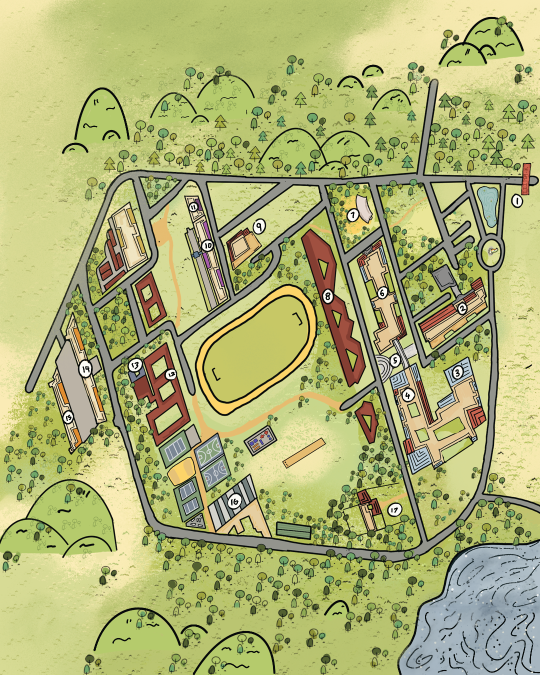
#> input picture IIITDM.png, 1080 x 1350 px (shown at 1/2 size)
$ python -i Mapload.py   (imports and definitions only)
#> lines starting #> are read from the running program, lines starting #| are printed output that depends on the picture; after the words box and inside, x2 and y2 are one past the last pixel; in counts of white or black regions, pixels touching at a corner belong together
import numpy as np
from PIL import Image
from scipy import ndimage
from collections import deque

CELL = 4                                   # pixels per grid cell

# landmark number -> (name, pixel x, pixel y) on IIITDM.png
LANDMARKS = {
    '1':  ('Main',           1033, 403),
    '2':  ('Admin',           925, 617),
    '3':  ('Laboratory',      914, 745),
    '4':  ('Library',         817, 791),
    '5':  ('Skybridge',       790, 720),
    '6':  ('Academics',       765, 585),
    '7':  ('OAT',             705, 430),
    '8':  ('PEMS',            656, 593),
    '9':  ('Akshaya',         518, 453),
    '10': ('Jasmine',         415, 490),
    '11': ('Jasmine Annex',   387, 413),
    '12': ('Banyan',          343, 748),
    '13': ('Ultimate Store',  270, 731),
    '14': ('Ashwatha',        170, 738),
    '15': ('Ashoka',          135, 832),
    '16': ('Arjuna',          468, 1002),
    '17': ('Cafeteria',       790, 1020),
}

LAKE = (860, 1110, 1080, 1350)             # x1, y1, x2, y2 in pixels: blocked (water touches the road)


def loadMap(imgPath="IIITDM.png"):
#> called with imgPath = 'IIITDM.png'
    img = Image.open(imgPath).convert("RGB")
#> img is the input picture: PIL image 1080x1350 RGB; mean R, G, B 173.4, 177.5, 117.3
    a = np.array(img).astype(int)
    r, g, b = a[..., 0], a[..., 1], a[..., 2]
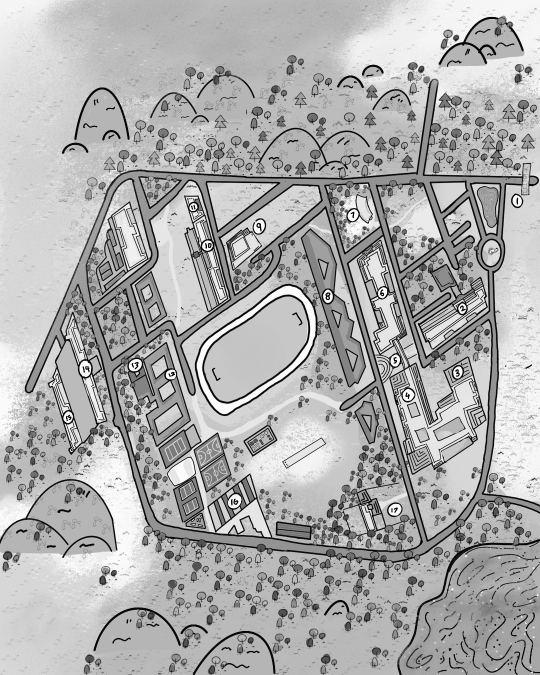
#> r: shape (1350, 1080) int64 (shown at 1/2 size); min 4, max 253, mean 173.4
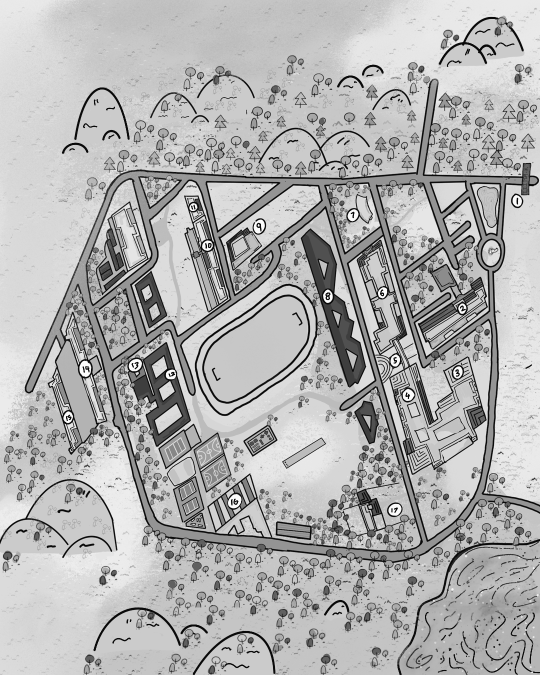
#> g: shape (1350, 1080) int64 (shown at 1/2 size); min 9, max 252, mean 177.5
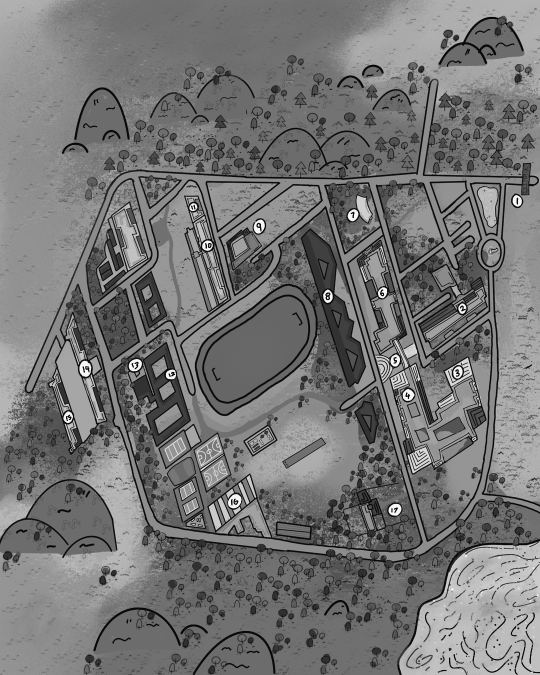
#> b: shape (1350, 1080) int64 (shown at 1/2 size); min 9, max 251, mean 117.3

    # 1. road fill colour at full resolution (mid grey, low saturation)
    road = (abs(r - g) < 12) & (abs(g - b) < 18) & (r > 100) & (r < 165)
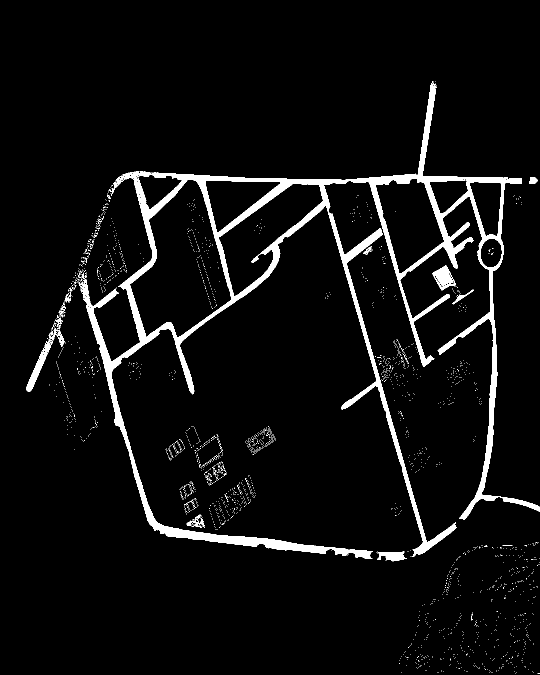
#> road: shape (1350, 1080) bool (shown at 1/2 size); 5.1% white; 2601 white regions (2584 under 20 px), largest, box (x1, y1, x2, y2) and area: (157, 166, 1080, 1118) 65641, (53, 678, 107, 784) 1235, (864, 531, 912, 581) 1173
    x1, y1, x2, y2 = LAKE
    road[y1:y2, x1:x2] = False
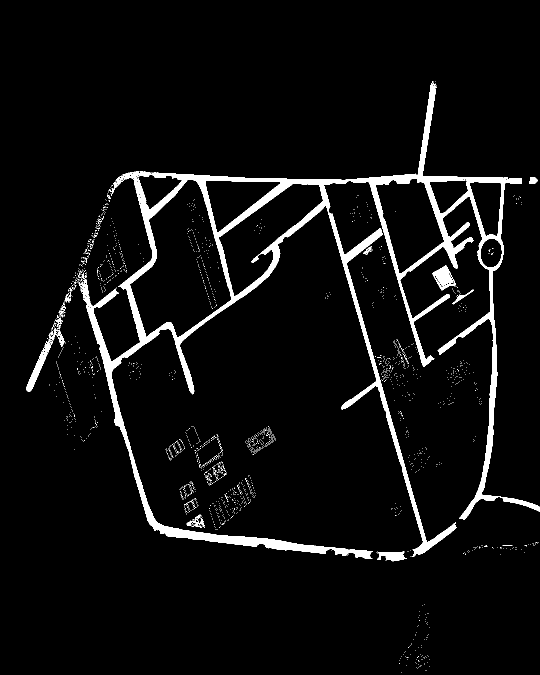
#> road: shape (1350, 1080) bool (shown at 1/2 size); 5.1% white; 2180 white regions (2163 under 20 px), largest, box (x1, y1, x2, y2) and area: (157, 166, 1080, 1118) 65641, (53, 678, 107, 784) 1235, (864, 531, 912, 581) 1173

    # 2. the grey fill is only ~10px wide, so grow it to cover the black road outlines,
    #    then keep only the biggest connected piece (drops roofs, courts, speckle)
    road = ndimage.binary_dilation(road, structure=ndimage.generate_binary_structure(2, 1), iterations=5)
#> road: shape (1350, 1080) bool; 13.5% white; 70 white regions, largest, box (x1, y1, x2, y2) and area: (48, 158, 1080, 1128) 159510, (366, 847, 458, 976) 4998, (189, 432, 259, 591) 3845
    lab, n = ndimage.label(road)
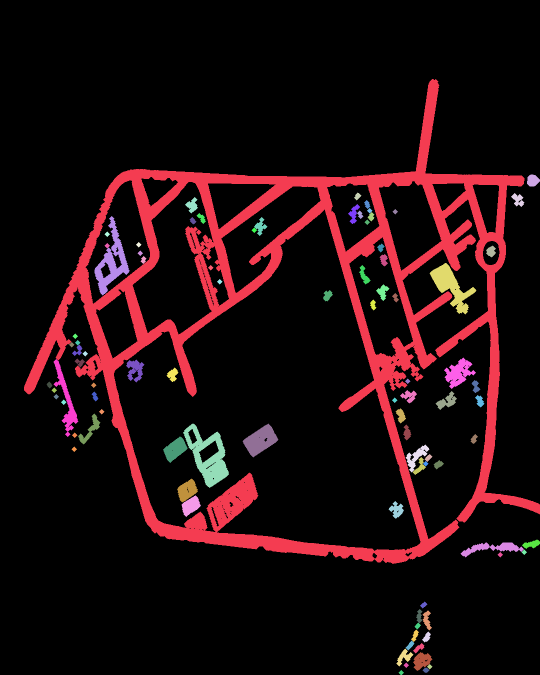
#> lab: shape (1350, 1080) int32 (shown at 1/2 size); 92 distinct labels, from 0 to 91; one colour per label, 0 black
#> n = 91
    sizes = ndimage.sum(road, lab, range(1, n + 1))
#> sizes = 91 values, max 155708 at index 0, min 60 at index 90, mean 2161.8
    road = lab == (1 + int(np.argmax(sizes)))
#> road: shape (1350, 1080) bool; 10.7% white; 1 white region, box (x1, y1, x2, y2) and area: (48, 158, 1080, 1128) 155708

    # 3. downscale: a cell is road when most of its pixels are road
    H, W = road.shape
#> H = 1350; W = 1080
    rows, cols = H // CELL, W // CELL
#> rows = 337; cols = 270
    blocks = road[:rows * CELL, :cols * CELL].reshape(rows, CELL, cols, CELL).mean(axis=(1, 3))
    cell = blocks > 0.5
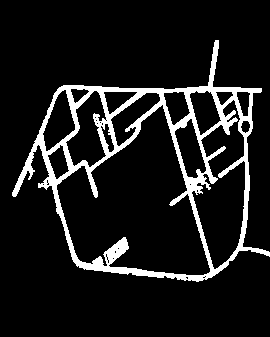
#> cell: shape (337, 270) bool; 10.6% white; 1 white region, box (x1, y1, x2, y2) and area: (12, 40, 270, 282) 9602

    _map = [['path' if cell[i, j] else 'wall' for j in range(cols)] for i in range(rows)]
    return _map, rows, cols


def snap(_map, rows, cols, start):
    """Nearest 'path' cell to start (BFS through any cell). start is (row, col)."""
    q = deque([start]); seen = {start}
    while q:
        cur = q.popleft()
        if _map[cur[0]][cur[1]] == 'path':
            return cur
        for dr, dc in [(-1, 0), (1, 0), (0, -1), (0, 1)]:
            n = (cur[0] + dr, cur[1] + dc)
            if 0 <= n[0] < rows and 0 <= n[1] < cols and n not in seen:
                seen.add(n); q.append(n)


def buildEntries(_map, rows, cols):
    """number -> [(row, col)] on a road cell, plus how many cells each had to move."""
    entries, moved = {}, {}
    for k, (name, x, y) in LANDMARKS.items():
        c0 = (min(y // CELL, rows - 1), min(x // CELL, cols - 1))
        c1 = snap(_map, rows, cols, c0)
        entries[k] = [c1]
        moved[k] = abs(c1[0] - c0[0]) + abs(c1[1] - c0[1])
    return entries, moved


def reachable(_map, rows, cols, start):
    q = deque([start]); seen = {start}
    while q:
        cur = q.popleft()
        for dr, dc in [(-1, 0), (1, 0), (0, -1), (0, 1)]:
            n = (cur[0] + dr, cur[1] + dc)
            if 0 <= n[0] < rows and 0 <= n[1] < cols and n not in seen and _map[n[0]][n[1]] == 'path':
                seen.add(n); q.append(n)
    return seen

>>> result = loadMap()
